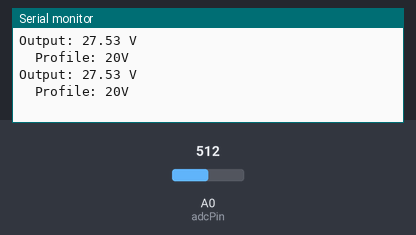
This sketch was run on a simulated Arduino Uno, built with avr-gcc and run on an emulated ATmega328P. On the bench: the last lines printed to the serial monitor. The inputs (shaded band) are chosen by the test bench; at power-on: A0 (adcPin) = 512.

Above: at 1.8 s.
1.9 s: A0 (adcPin) set to 79
At 2.8 s:
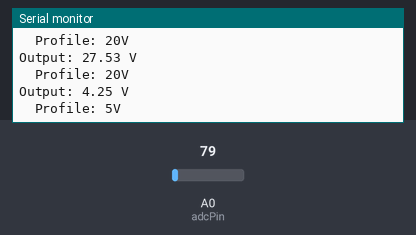
3.4 s: A0 (adcPin) set to 67
At 4.4 s:
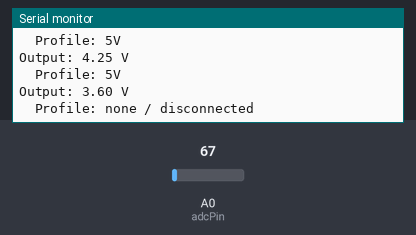
Timing chart, 0 to 6.4 s (numbered marks = the images above; inputs shaded):
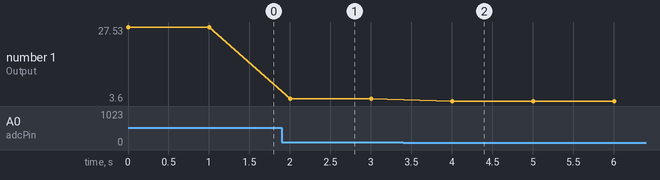

Measured:
- the behaviour switches between 75 and 74 on A0 (adcPin) (found by bisection; images 1 and 2)
- after the input at 1.9 s, the serial monitor: prints a new line after 0.10 s (image 1)
- after the input at 3.4 s, the serial monitor: prints a new line after 0.60 s (image 2)
- plotted number 1: 27.53 → 4.25 after the input at 1.9 s, 4.25 → 3.6 after the input at 3.4 s

The sketch:

example.ino
```cpp
// Reads a voltage divider on A0 to calculate the PD VBUS voltage and prints the measured voltage and inferred PD profile over serial.
//
// Buy this module: https://shillehtek.com/products/pdsink-pd-decoy-pd-fast-charging-test-board-5-20v
// Full manual: https://shillehtek.com/blogs/shillehtek-product-manuals/pdsink-pd-decoy-pd-fast-charging-test-board-5-20v-manual
// More examples: https://github.com/shillehbean/shillehtek-examples
//

// PD Decoy Output Voltage Monitor for Arduino
// Voltage divider sized for 20V max: VBUS -- 1M -- A0 -- 100k -- GND
// Max ADC voltage: 20 * (100 / 1100) = 1.82V (safely under 5V)

const int adcPin = A0;
const float dividerRatio = (1000.0 + 100.0) / 100.0;  // = 11.0
const float vRef = 5.0;

void setup() {
  Serial.begin(9600);
}

void loop() {
  int raw = analogRead(adcPin);
  float vAdc = (raw / 1023.0) * vRef;
  float vOut = vAdc * dividerRatio;

  Serial.print("Output: ");
  Serial.print(vOut, 2);
  Serial.println(" V");

  // Identify which PD profile is active
  if      (vOut > 18.5) Serial.println("  Profile: 20V");
  else if (vOut > 13.5) Serial.println("  Profile: 15V");
  else if (vOut > 10.5) Serial.println("  Profile: 12V");
  else if (vOut >  7.5) Serial.println("  Profile: 9V");
  else if (vOut >  4.0) Serial.println("  Profile: 5V");
  else                  Serial.println("  Profile: none / disconnected");

  delay(1000);
}
```
